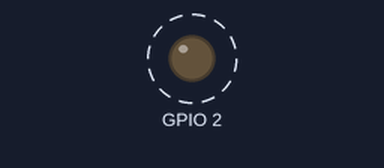
This sketch was run on a simulated ESP32. Shown: output pins drawn as LEDs (lit = HIGH). Dashed ring = blinking. What the sketch prints to the serial monitor is not drawn.

Above: at 0.2 s.
Timing chart, 0 to 3.0 s (numbered marks = the images above):
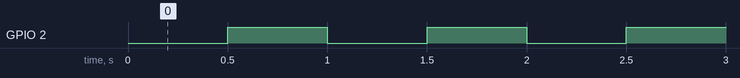

Measured:
- by itself, GPIO 2: alternates HIGH for 0.50 s and LOW for 0.50 s

The sketch:

esp32_branco.ino
```cpp
void setup() {
  Serial.begin(115200);
  Serial.println("Novo Firmware!");
  pinMode(2,OUTPUT);
}

void loop() {
  delay(500);
  digitalWrite(2,HIGH);
  delay(500);
  digitalWrite(2,LOW);
}
```
